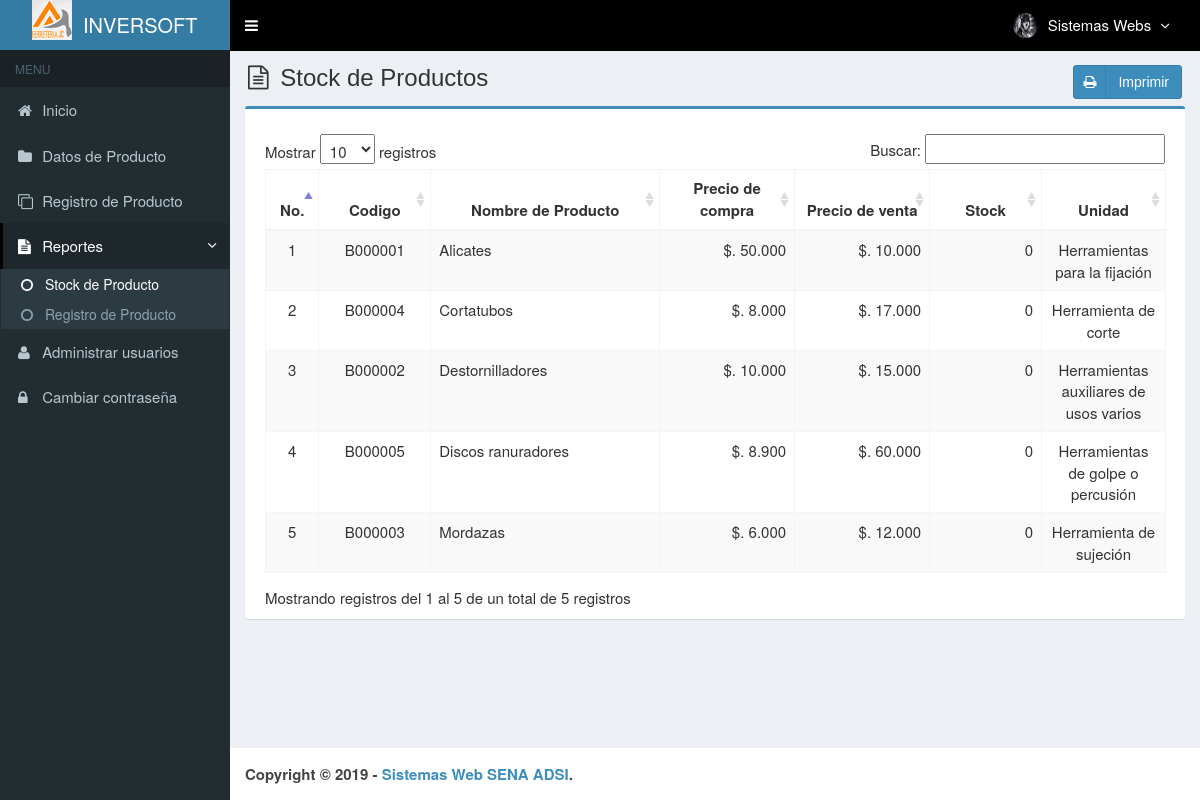
Page /main.php?module=stock_inventory (signed in) on the committed database.
### tables this page shows
CREATE TABLE `usuarios` (
  `id_user` int(3) NOT NULL,
  `username` varchar(50) NOT NULL,
  `name_user` varchar(50) NOT NULL,
  `password` varchar(50) NOT NULL,
  `email` varchar(50) DEFAULT NULL,
  `telefono` varchar(13) DEFAULT NULL,
  `foto` varchar(100) DEFAULT NULL,
  `permisos_acceso` enum('Super Admin','Gerente','Almacen') NOT NULL,
  `status` enum('activo','bloqueado') NOT NULL DEFAULT 'activo',
  `created_at` timestamp NOT NULL DEFAULT CURRENT_TIMESTAMP,
  `updated_at` timestamp NOT NULL DEFAULT CURRENT_TIMESTAMP ON UPDATE CURRENT_TIMESTAMP
);

CREATE TABLE `medicamentos` (
  `codigo` varchar(7) NOT NULL,
  `nombre` varchar(50) NOT NULL,
  `precio_compra` int(11) NOT NULL,
  `precio_venta` int(11) NOT NULL,
  `unidad` varchar(100) NOT NULL,
  `stock` int(11) NOT NULL,
  `created_user` int(3) NOT NULL,
  `created_date` timestamp NOT NULL DEFAULT CURRENT_TIMESTAMP,
  `updated_user` int(3) NOT NULL,
  `updated_date` timestamp NOT NULL DEFAULT CURRENT_TIMESTAMP ON UPDATE CURRENT_TIMESTAMP
);

### config/fungsi_rupiah.php (called while the page is built, shortened)
<?php
function format_rupiah($angka){
  $rupiah=number_format($angka,0,',','.');
  return $rupiah;
}
?>

### modules/stock_inventory/view.php (the view)
<section class="content-header">
  <h1>
    <i class="fa fa-file-text-o icon-title"></i> Stock de Productos
    <a class="btn btn-primary btn-social pull-right" href="modules/stock_inventory/print.php" target="_blank">
      <i class="fa fa-print"></i> Imprimir
    </a>
  </h1>
</section>
<section class="content">
  <div class="row">
    <div class="col-md-12">
      <div class="box box-primary">
        <div class="box-body">
          <table id="dataTables1" class="table table-bordered table-striped table-hover">
            <thead>
              <tr>
                <th class="center">No.</th>
                <th class="center">Codigo</th>
                <th class="center">Nombre de Producto</th>
                <th class="center">Precio de compra</th>
                <th class="center">Precio de venta</th>
                <th class="center">Stock</th>
                <th class="center">Unidad</th>
              </tr>
            </thead>
            <tbody>
            <?php
            $no = 1;
            $query = mysqli_query($mysqli, "SELECT codigo,nombre,precio_compra,precio_venta,unidad,stock FROM medicamentos ORDER BY nombre ASC")
                                            or die('Error: '.mysqli_error($mysqli));
            while ($data = mysqli_fetch_assoc($query)) {
              $precio_compra = format_rupiah($data['precio_compra']);
              $precio_venta = format_rupiah($data['precio_venta']);
              echo "<tr>
                      <td width='30' class='center'>$no</td>
                      <td width='80' class='center'>$data[codigo]</td>
                      <td width='180'>$data[nombre]</td>
                      <td width='100' align='right'>$. $precio_compra</td>
                      <td width='100' align='right'>$. $precio_venta</td>
                      <td width='80' align='right'>$data[stock]</td>
                      <td width='80' class='center'>$data[unidad]</td>
                    </tr>";
              $no++;
            }
            ?>
            </tbody>
          </table>
        </div>
      </div>
    </div>
  </div>
</section><!-- /.content

### top-menu.php (shortened to what this page needs)
<?php
require_once "config/database.php";
$query = mysqli_query($mysqli, "SELECT id_user, name_user, foto, permisos_acceso FROM usuarios WHERE id_user='$_SESSION[id_user]'")
                                or die('error: '.mysqli_error($mysqli));
$data = mysqli_fetch_assoc($query);
?>
<li class="dropdown user user-menu">
  <a href="#" class="dropdown-toggle" data-toggle="dropdown">
  <?php
  if ($data['foto']=="") { ?>
    <img src="images/user/user-default.png" class="user-image" alt="User Image"/>
  <?php
  }
  else { ?>
    <img src="images/user/<?php echo $data['foto']; ?>" class="user-image" alt="User Image"/>
  <?php
  }
  ?>
    <span class="hidden-xs"><?php echo $data['name_user']; ?> <i style="margin-left:5px" class="fa fa-angle-down"></i></span>
  </a>
</li>

### assets/css/style.css (style rules this page uses)
.btn-social *:first-child { border-right: 1px solid rgba(0, 0, 0, 0.1); bottom: 0; font-size: 1em !important; left: 0; line-height: 32px !important; position: absolute; text-align: center; top: 0; width: 32px !important; }
.content-header { padding: 15px 18px 0; position: relative; }
.center { text-align:center; }
.icon-title { margin-right: 5px; }
body { background-color: #fff; color: #333; font-size: 15px; line-height: 1.42857; }

### rows in the picture
usuarios: foto (picture), name_user "Sistemas Webs"
medicamentos: codigo "B000001", nombre "Alicates", precio_compra "50.000", precio_venta "10.000", stock "0", unidad "Herramientas para la fijación"
medicamentos: codigo "B000004", nombre "Cortatubos", precio_compra "8.000", precio_venta "17.000", stock "0", unidad "Herramienta de corte"
medicamentos: codigo "B000002", nombre "Destornilladores", precio_compra "10.000", precio_venta "15.000", stock "0", unidad "Herramientas auxiliares de usos varios"
medicamentos: codigo "B000005", nombre "Discos ranuradores", precio_compra "8.900", precio_venta "60.000", stock "0", unidad "Herramientas de golpe o percusión"
medicamentos: codigo "B000003", nombre "Mordazas", precio_compra "6.000", precio_venta "12.000", stock "0", unidad "Herramienta de sujeción"
